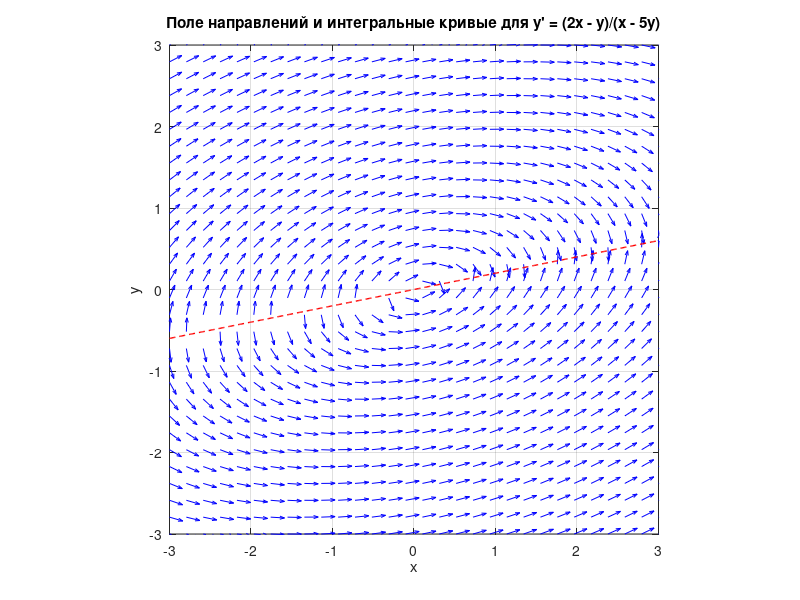

This figure's MATLAB source:
% slope_field_new_rhs.m
% Поле направлений для y' = (2x - y) / (x - 5y)
clear; close all;

% область и сетка
xmin = -3; xmax = 3;
ymin = -3; ymax = 3;
nx = 30; ny = 30;
[x, y] = meshgrid(linspace(xmin,xmax,nx), linspace(ymin,ymax,ny));

% правая часть
den = x - 5.*y;
dy = (2.*x - y) ./ den;
epsDen = 1e-6;
dy(abs(den) < epsDen) = NaN;    % не рисуем там, где знаменатель ~0

% векторы направления (dx = 1)
U = ones(size(dy)); V = dy;
L = sqrt(U.^2 + V.^2);
U = U ./ L; V = V ./ L;

figure('Color','w');
quiver(x, y, U, V, 0.6, 'b');   % поле направлений (синие стрелки)
axis([xmin xmax ymin ymax]);
axis equal; grid on; hold on;
xlabel('x'); ylabel('y');
title('Поле направлений и интегральные кривые для y'' = (2x - y)/(x - 5y)');

% параметры интегрирования и события (останавливаем при x - 5y == 0)
opts = odeset('Events', @event_singularity, 'RelTol',1e-6, 'AbsTol',1e-8);

% начальная вертикаль (точка старта по x)
x0 = -2.9;
x_forward = [x0, xmax];
x_backward = [x0, xmin];

% начальные значения y при x = x0 (один цвет для всех кривых)
ics = [-2, -1, -0.5, 0.5, 1, 2];

for y0 = ics
    % интегрируем вперёд
    try
        solF = ode45(@(xx,yy) f_rhs(xx,yy), x_forward, y0, opts);
        xxF = linspace(x0, solF.x(end), 400);
        yyF = deval(solF, xxF);
        plot(xxF, yyF, 'k', 'LineWidth', 1.5);   % все кривые — чёрные
    catch
        % пропускаем при ошибке
    end

    % интегрируем назад
    try
        solB = ode45(@(xx,yy) f_rhs(xx,yy), x_backward, y0, opts);
        xxB = linspace(x0, solB.x(end), 400);
        yyB = deval(solB, xxB);
        plot(xxB, yyB, 'k', 'LineWidth', 1.5);
    catch
        % пропускаем
    end
end

% (опционально) нарисовать линию сингулярности y = x/5
xs = linspace(xmin, xmax, 400);
plot(xs, xs./5, '--r', 'LineWidth', 1);  % пунктирной красной линией

hold off;

% --- локальные функции ---

function dydx = f_rhs(x, y)
    % dy/dx = (2x - y) / (x - 5y)
    denom = x - 5.*y;
    % если близко к сингулярности — возвращаем NaN (events остановит раньше)
    if abs(denom) < 1e-12
        dydx = NaN;
    else
        dydx = (2.*x - y) ./ denom;
    end
end

function [value, isterminal, direction] = event_singularity(x, y)
    % событие: x - 5y == 0  -> останавливаем интегратор
    value = x - 5.*y;      % когда value == 0 — сработает событие
    isterminal = 1;        % 1 — останов
    direction = 0;         % реагируем на любой переход через 0
end
